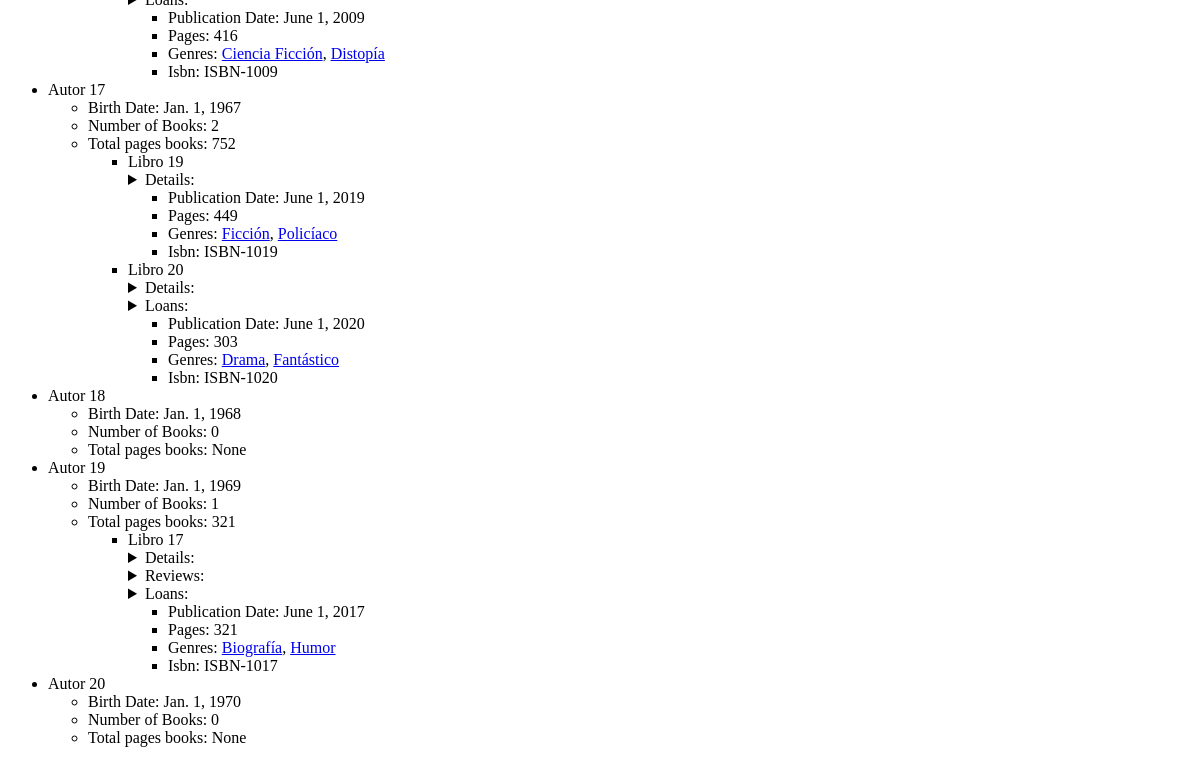
/library/ (lower part), run on an earlier commit of the app's database.
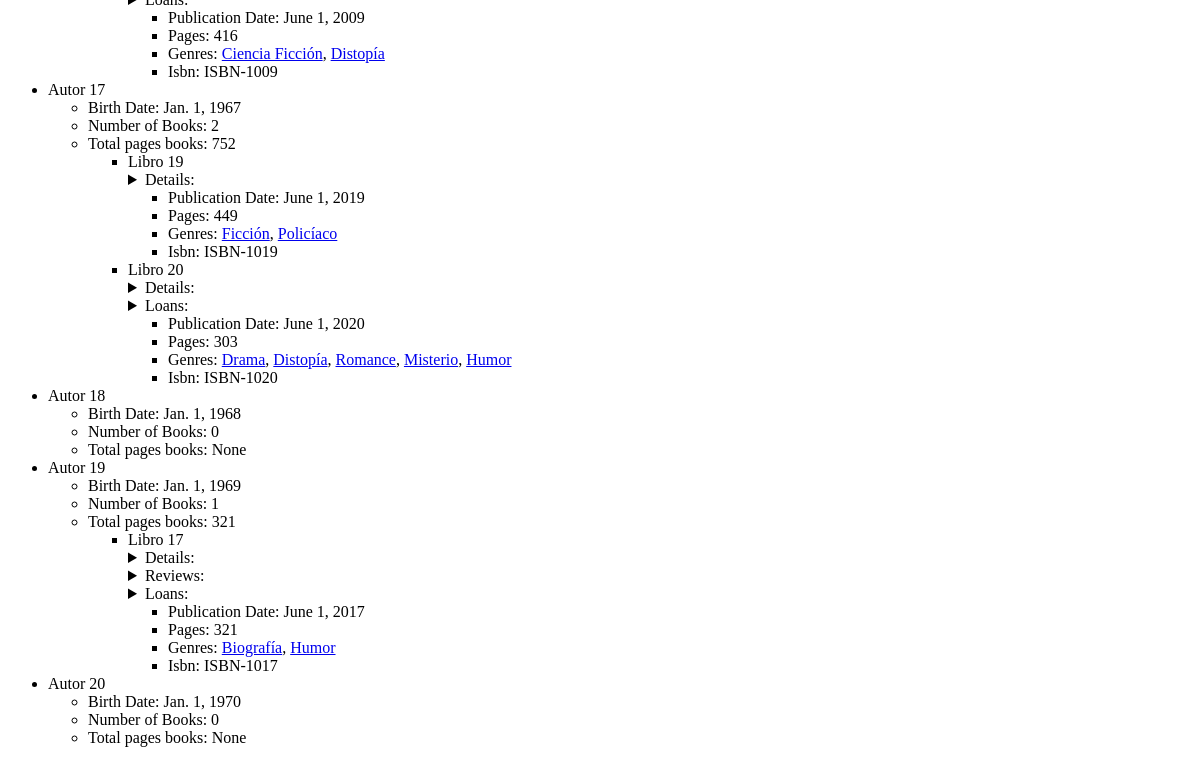
And on a later commit of the database.
### library/models.py (models this page shows, shortened)
class Book(models.Model):
    title = models.CharField(max_length=200)
    publication_date = models.DateField(null=True, blank=True)
    author = models.ForeignKey(
        Author, on_delete=models.CASCADE, related_name='books')
    pages = models.IntegerField()
    isbn = models.CharField(max_length=50)
    genres = models.ManyToManyField(Genre, related_name='books')
    recommended_by = models.ManyToManyField(get_user_model(), through='Recommendation', related_name='recommendations')
    class Meta:
        verbose_name = 'Libro'
        verbose_name_plural = 'Libros'

class Genre(models.Model):
    name = models.CharField(max_length=50, unique=True)

class Author(models.Model):
    name = models.CharField(max_length=100)
    birth_date = models.DateField(null=True, blank=True)

### library/views.py (the view)
# urls.py: path('', views.index, name="library")
def index(request):
    User = get_user_model()
    try:
        with transaction.atomic():
            authors = Author.objects.all().annotate(num_books=Count('books')).annotate(total_pages_books=Sum('books__pages'))
            num_libros = Book.objects.aggregate(num_libros=Count('id'))['num_libros']
            total_sum_pages_libros = Book.objects.aggregate(total_sum_pages_libros=Sum('pages'))['total_sum_pages_libros'] or 0
            avg_pages = Book.objects.aggregate(avg_pages=Avg("pages"))["avg_pages"] or 0
            avg_pages_libros = f"{avg_pages:.2f}"
        return render(request, 'library/index.html', {
            'name': 'Yeromi Zavala Castillo',
            'authors': authors,
            'num_libros': num_libros,
            'total_sum_pages_libros': total_sum_pages_libros,
            'avg_pages_libros': avg_pages_libros
        })
    except IntegrityError:
        return HttpResponseBadRequest("Hubo un error inesperado")

### library/templates/library/index.html (shortened to what this page needs)
{% extends 'base.html' %}
{% load static %}
{% block page_style %}
  <link rel="stylesheet" href="{% static 'library/css/library_styles.css' %}" />
{% endblock %}
{% block content %}
  <ul>
    {% for author in authors %}
      <li>
        {{ author.name }}
        <ul>
          <li>Birth Date: {{ author.birth_date }}</li>
          <li>Number of Books: {{ author.num_books }}</li>
          <li>Total pages books: {{ author.total_pages_books }}</li>
          <ul>
            {% for book in author.books.all %}
              <li>
                {{ book.title }}
                {% if book.detail %}
                  <details>
                    <summary>Details:</summary>
                  </details>
                {% endif %}
                {% if book.reviews.exists %}
                <details>
                  <summary>Reviews:</summary>
                </details>
                {% endif %}
                {% if book.loans.exists %}
                <details>
                  <summary>Loans:</summary>
                </details>
                {% endif %}
                <ul>
                  <li>Publication Date: {{ book.publication_date }}</li>
                  <li>Pages: {{ book.pages }}</li>
                  {% if book.genres.exists %}
                    <li>Genres:
                      {% for genre in book.genres.all %}
                        <a href="#">{{genre.name}}</a>{% if not forloop.last %}, {% endif %}
                      {% endfor %}
                    </li>
                  {% endif %}
                  <li>Isbn: {{ book.isbn }}</li>
                </ul>
              </li>
            {% endfor %}
          </ul>
        </ul>
      </li>
    {% empty %}
      <li>No se encontraron autores</li>
    {% endfor %}
  </ul>
{% endblock %}

### templates/base.html (shortened to what this page needs)
{% load static %}
<!DOCTYPE html>
<html lang="en">
<head>
  <link rel="stylesheet" href="{% static "css/style.css" %}">
  {% block page_style %}{% endblock page_style %}
</head>
<body>
  <section class="container">
    {% block content %}{% endblock content %}
  </section>
</body>
</html>

### templates/includes/header.html (shortened to what this page needs)
{% load static %}

What changed in the data, as far as the page shows it:
changed Book "Libro 20": loses Genre (name "Fantástico"); gains Genre (name "Romance"); gains Genre (name "Misterio"); gains Genre (name "Distopía"); gains Genre (name "Humor")
